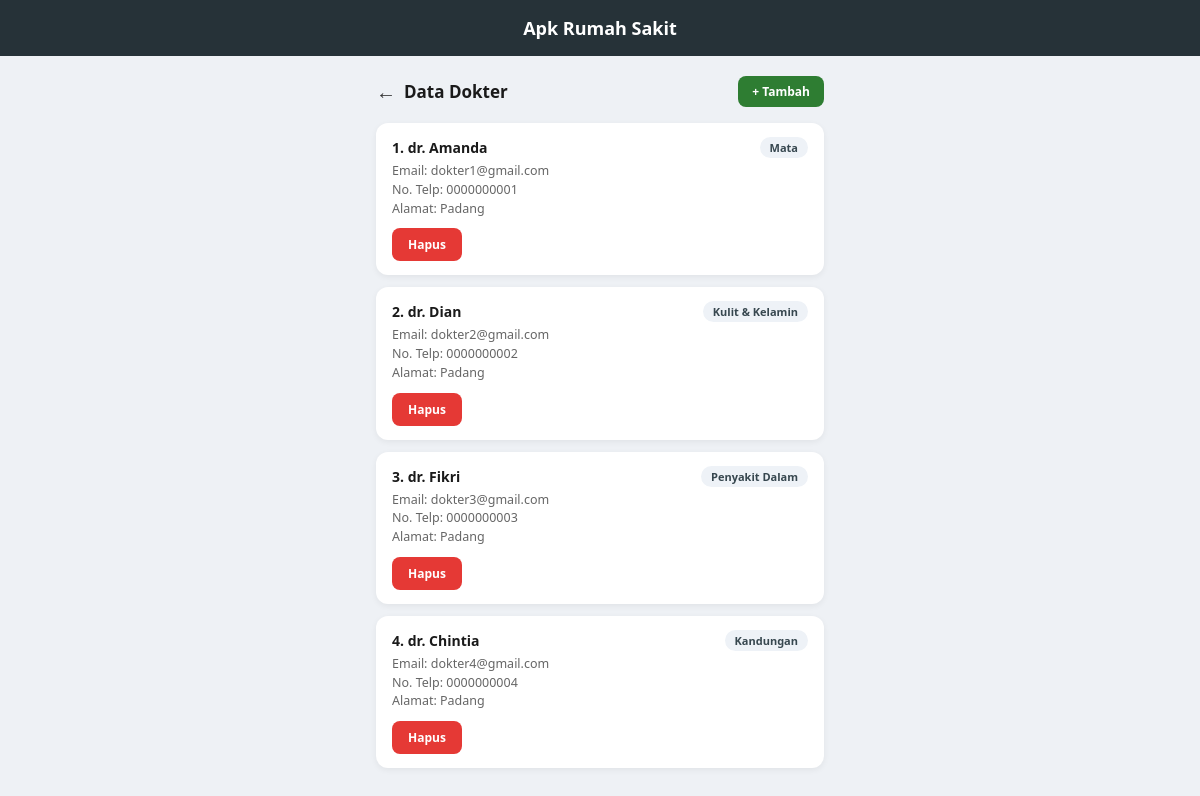
Page /data_dokter.php (signed in) on the committed database.
### tables this page shows
CREATE TABLE IF NOT EXISTS tb_dokter (
    id INT AUTO_INCREMENT PRIMARY KEY,
    nama_dokter VARCHAR(100) NOT NULL,
    spesialisasi VARCHAR(100),
    email VARCHAR(100),
    no_telp VARCHAR(20),
    alamat VARCHAR(255),
    created_at TIMESTAMP DEFAULT CURRENT_TIMESTAMP
);

### data_dokter.php (the view, shortened to what this page needs)
<?php
require_once "koneksi.php";
$query = mysqli_query($koneksi, "SELECT * FROM tb_dokter ORDER BY id ASC");
?>
<!DOCTYPE html>
<html lang="id">
<head>
    <link rel="stylesheet" href="assets/style.css">
</head>
<body>
    <div class="topbar">Apk Rumah Sakit</div>
    <div class="main-container">
        <div class="page-header">
            <a href="dashboard.php" class="back-link">&larr;</a>
            <h2>Data Dokter</h2>
            <a href="tambah_dokter.php" class="btn-tambah">+ Tambah</a>
        </div>
        <?php
        $no = 1;
        while ($row = mysqli_fetch_assoc($query)):
        ?>
            <div class="dokter-card">
                <div class="top-row">
                    <h4><?= $no ?>. <?= htmlspecialchars($row['nama_dokter']) ?></h4>
                    <span class="badge-spesialis"><?= htmlspecialchars($row['spesialisasi']) ?></span>
                </div>
                <p>
                    Email: <?= htmlspecialchars($row['email']) ?><br>
                    No. Telp: <?= htmlspecialchars($row['no_telp']) ?><br>
                    Alamat: <?= htmlspecialchars($row['alamat']) ?>
                </p>
                <a href="hapus_dokter.php?id=<?= $row['id'] ?>" class="btn-hapus-full"
                   onclick="return confirm('Yakin ingin menghapus data dokter ini?');">Hapus</a>
            </div>
        <?php
            $no++;
        endwhile;
        ?>
    </div>
</body>
</html>

### assets/style.css (style rules this page uses)
* { margin: 0; padding: 0; box-sizing: border-box; font-family: 'Segoe UI', Arial, sans-serif; }
body { background: #eef1f5; min-height: 100vh; }
.topbar { background: #263238; color: #fff; padding: 16px 20px; text-align: center; font-size: 18px; font-weight: 600; position: relative; }
.main-container { max-width: 480px; margin: 0 auto; padding: 20px 16px 60px 16px; }
.page-header { display: flex; align-items: center; justify-content: space-between; margin-bottom: 16px; }
.page-header .back-link { color: #333; text-decoration: none; font-size: 20px; margin-right: 8px; }
.page-header h2 { font-size: 17px; flex-grow: 1; color: #1a1a1a; }
.btn-tambah { background: #2e7d32; color: #fff; padding: 7px 14px; border-radius: 8px; font-size: 12px; text-decoration: none; font-weight: 600; }
.dokter-card { background: #fff; border-radius: 12px; padding: 14px 16px; margin-bottom: 12px; box-shadow: 0 2px 6px rgba(0,0,0,0.06); }
.dokter-card .top-row { display: flex; justify-content: space-between; align-items: center; margin-bottom: 4px; }
.dokter-card h4 { font-size: 14px; color: #1a1a1a; }
.badge-spesialis { font-size: 11px; padding: 3px 10px; border-radius: 20px; font-weight: 600; background: #eef2f7; color: #37474f; }
.dokter-card p { font-size: 12.5px; color: #666; line-height: 1.5; margin-bottom: 10px; }
.btn-hapus-full { background: #e53935; color: #fff; border: none; padding: 8px 16px; border-radius: 8px; font-size: 12px; font-weight: 600; cursor: pointer; text-decoration: none; display: inline-block; }

### rows in the picture
tb_dokter: nama_dokter "dr. Amanda", spesialisasi "Mata", email "dokter1@gmail.com", no_telp "0000000001", alamat "Padang"
tb_dokter: nama_dokter "dr. Dian", spesialisasi "Kulit & Kelamin", email "dokter2@gmail.com", no_telp "0000000002", alamat "Padang"
tb_dokter: nama_dokter "dr. Fikri", spesialisasi "Penyakit Dalam", email "dokter3@gmail.com", no_telp "0000000003", alamat "Padang"
tb_dokter: nama_dokter "dr. Chintia", spesialisasi "Kandungan", email "dokter4@gmail.com", no_telp "0000000004", alamat "Padang"
